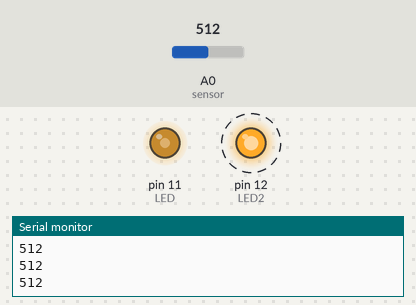
Bench run of a sketch on a simulated Arduino Uno, built with avr-gcc and run on an emulated ATmega328P. On the bench: output pins drawn as LEDs (lit = HIGH), the last lines printed to the serial monitor. Dashed ring = blinking. Inputs (shaded band) come from the test bench; at power-on: A0 (sensor) = 512.

Above: at 1.1 s.
1.3 s: A0 (sensor) set to 716
At 1.52 s:
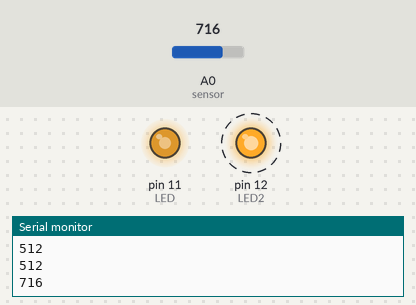
4.3 s: A0 (sensor) set to 900
At 4.67 s:
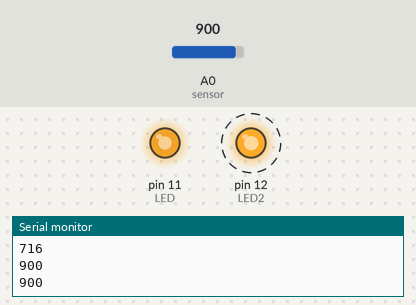
7.3 s: A0 (sensor) set to 122
At 7.62 s:
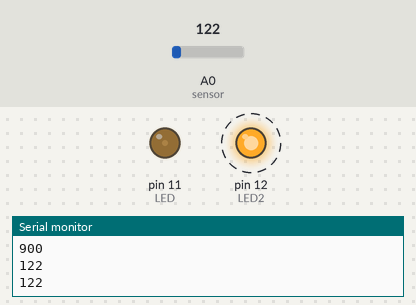
10.3 s: A0 (sensor) set to 0
At 10.77 s:
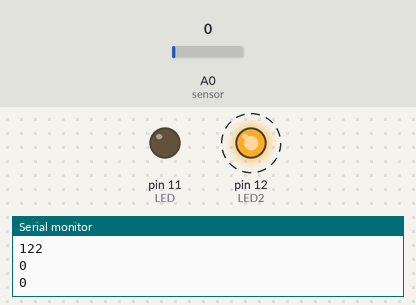
Timing chart, 0 to 14.3 s (numbered marks = the images above; inputs shaded):
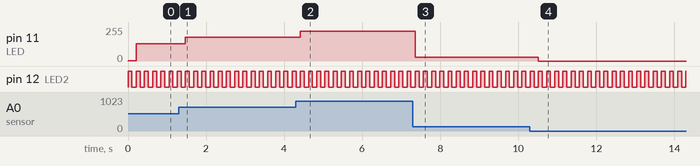

Measured:
- after the input at 1.3 s, pin 11 (LED): 128/255 → 179/255 after 0.17 s
- after the input at 4.3 s, pin 11 (LED): 179/255 → 225/255 after 0.12 s
- after the input at 7.3 s, pin 11 (LED): 225/255 → 30/255 after 0.06 s
- after the input at 10.3 s, pin 11 (LED): 30/255 → 0/255 after 0.22 s
- by itself, pin 12 (LED2): alternates HIGH for 0.10 s and LOW for 0.11 s

The sketch:

analog_photocell.ino
```cpp
const int sensor = A0; // creates a fixed variable called a sensor and assigned
const int LED =  11; // photcell
const int LED2 = 12; // photocell


// creates a fixed variable called LED and assigns value
int value = 0;


void setup() {
  // put your setup code here, to run once:

  // initilize serial communication at 9600 bits (it's called baud)
Serial.begin(9600); //9600 bits per second

  // for photocell
pinMode(LED, OUTPUT);
pinMode(LED2, OUTPUT);

// for pot
analogWrite(LED, OUTPUT);


// note: no need to initialize pinMode for analog input


}

void loop() {
  // put your main code here, to run repeatedly:

// for photocell
digitalWrite(LED2, HIGH);
delay(100);

digitalWrite(LED2, LOW);
delay(100);


value = analogRead(sensor); // reads sensor pin and assigns to value
delay(10); //debounce delay
Serial.println(value);
// LED wants 0-255, 0-1023  are the values from the sensor
value = value/4; // divinding value by 4 reduces range to max 255
analogWrite(LED, value);


}
```
